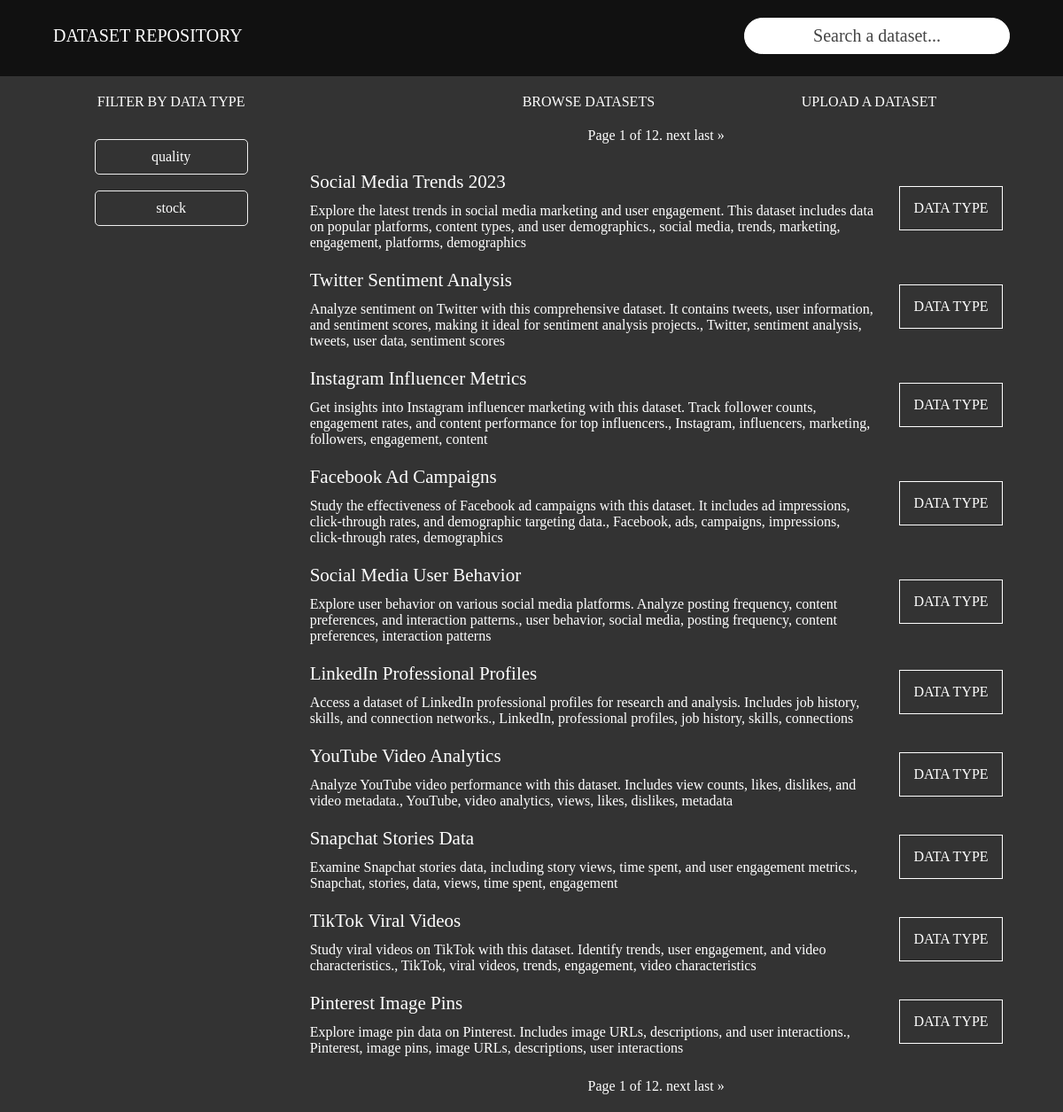
The page / on the database its author committed.
### base/models.py (models this page shows, shortened)
class Dataset(models.Model):
  title = models.CharField(_("Title"), max_length=255,)
  overview = models.TextField(_("Overview"), blank=True)

### base/views.py (the view)
# urls.py: path("", views.home, name="home"),
def home(request):
  q = request.GET.get('q', '')
  type_filter = request.GET.get("type", "")
  if type_filter and not q:
    datasets = Dataset.objects.filter(
      Q(title__icontains=type_filter)
    ).order_by("id")
  else:
    datasets = Dataset.objects.filter(
      Q(title__icontains=q) |
      Q(overview__icontains=q) &
      Q(title__icontains=type_filter)
    ).order_by("id")
  datasets_per_page = 10
  paginator = Paginator(datasets, datasets_per_page)
  page_number = request.GET.get('page')
  page = paginator.get_page(page_number)
  return render(request, "base/home.html", {"page" : page, "q" : q, "datasets" : datasets})

### base/templates/base/home.html (shortened to what this page needs)
{% extends "base/default.html" %}
{% block content %}
<main class="main-home">
  <div class="container">
    <div class="filter">
      <div class="filter-text">FILTER BY DATA TYPE</div>
      <div class="types">
          <a class="type" href="{% url 'home' %}?type=quality&q={{q}}">
            <div>quality</div>
          </a>
          <a class="type" href="{% url 'home' %}?type=stock&q={{q}}">
            <div>stock</div>
          </a>
      </div>
    </div>
    <div class="content">
      <div class="browse-upload-text">
        <div class="browse">BROWSE DATASETS</div>
        <div class="upload"><a href="upload/">UPLOAD A DATASET</a></div>
      </div>
      <div class="pagination">
        <span class="step-links">
            <span class="current-page">Page {{ page.number }} of {{ page.paginator.num_pages }}.</span>
            {% if page.has_next %}
                <a href="?q={{ q }}&page={{ page.next_page_number }}">next</a>
                <a href="?q={{ q }}&page={{ page.paginator.num_pages }}">last &raquo;</a>
            {% endif %}
        </span>
      </div>
      {% for dataset in page %}
        <div class="datasetss">
          <div class="data">
            <div class="title"><a href="/dataset/{{ dataset.id }}"> {{ dataset.title }}</a></div>
            <div class="overview">{{ dataset.overview }}</div>
          </div>
          <div class="datatype">
            DATA TYPE
          </div>
        </div>
      {% endfor %}
      <div class="pagination">
        <span class="step-links">
            <span class="current-page">Page {{ page.number }} of {{ page.paginator.num_pages }}.</span>
            {% if page.has_next %}
                <a href="?q={{ q }}&page={{ page.next_page_number }}">next</a>
                <a href="?q={{ q }}&page={{ page.paginator.num_pages }}">last &raquo;</a>
            {% endif %}
        </span>
      </div>
    </div>
  </div>
</main>
{% endblock content %}

### base/templates/base/default.html (shortened to what this page needs)
{% load static %}
<!DOCTYPE html>
<html lang="en">
<head>
  <link rel="stylesheet" href="{% static 'base/reset.css' %}">
  <link rel="stylesheet" href="{% static 'base/style.css' %}">
</head>
<body>
  {% include "base/nav.html" %}
  {% block content %} {% endblock content %}
</body>
</html>

### base/templates/base/nav.html
<header>
  <nav>
    <a href="/"><div class="logo">DATASET REPOSITORY</div></a>
    <div class="search">
      <form action="{% url 'home' %}" method="GET">
        <input type="text" id="searchInput" name="q" placeholder="Search a dataset..." autocomplete="off">
      </form>
    </div>
  </nav>
</header>

### base/static/base/style.css (style rules this page uses)
body { background-color: #333; color: white; }
header { background-color: #111; display: flex; justify-content: center; align-items: center; margin-bottom: 20px; }
header nav { width: 90%; display: flex; justify-content: space-between; align-items: center; color: white; font-size: 20px; text-align: center; margin-bottom: 5px; padding: 20px 0px; }
header nav input { border: 1px solid white; border-radius: 25px; width: 300px; padding: 8px; background-color: white; color: black; }
input::placeholder { color: #444; }
main { margin: auto 0px; }
.container { display: flex; margin: 0px auto; width: 90%; }
.filter { flex: 1; }
.content { flex: 3; }
.content .browse-upload-text { display: flex; justify-content: space-around; }
.container .filter { margin: 0px auto; margin-right: 15px ; }
.filter .filter-text { text-align: center; }
.content .browse { text-align: center; }
.content .datasetss { display: flex; gap: 10px; margin-bottom: 5px; justify-content: space-around; align-items: center; }
.filter .types { margin-top: 15px; display: flex; flex-direction: column; align-items: center; }
.filter .types > * { width: 65%; text-align: center; border: .1px solid #eee; border-radius: 5px; padding: 10px ; margin-top: 18px; }
.pagination { text-align: center; margin: 20px 0px; }
.datatype { text-align: center; border: 1px solid white; padding: 15px; }
.data { width: 80%; padding-bottom: 5px; }
.data .title { font-size: 21px; margin: 11px 0px; }

### rows shown on the page
Dataset: title "Social Media Trends 2023", overview "Explore the latest trends in social media marketing and user engagement. This dataset includes data on popular platforms, content types, and user demographics., social media, trends, marketing, engagement, platforms, demographics"
Dataset: title "Twitter Sentiment Analysis", overview "Analyze sentiment on Twitter with this comprehensive dataset. It contains tweets, user information, and sentiment scores, making it ideal for sentiment analysis projects., Twitter, sentiment analysis, tweets, user data, sentiment scores"
Dataset: title "Instagram Influencer Metrics", overview "Get insights into Instagram influencer marketing with this dataset. Track follower counts, engagement rates, and content performance for top influencers., Instagram, influencers, marketing, followers, engagement, content"
Dataset: title "Facebook Ad Campaigns", overview "Study the effectiveness of Facebook ad campaigns with this dataset. It includes ad impressions, click-through rates, and demographic targeting data., Facebook, ads, campaigns, impressions, click-through rates, demographics"
Dataset: title "Social Media User Behavior", overview "Explore user behavior on various social media platforms. Analyze posting frequency, content preferences, and interaction patterns., user behavior, social media, posting frequency, content preferences, interaction patterns"
Dataset: title "LinkedIn Professional Profiles", overview "Access a dataset of LinkedIn professional profiles for research and analysis. Includes job history, skills, and connection networks., LinkedIn, professional profiles, job history, skills, connections"
Dataset: title "YouTube Video Analytics", overview "Analyze YouTube video performance with this dataset. Includes view counts, likes, dislikes, and video metadata., YouTube, video analytics, views, likes, dislikes, metadata"
Dataset: title "Snapchat Stories Data", overview "Examine Snapchat stories data, including story views, time spent, and user engagement metrics., Snapchat, stories, data, views, time spent, engagement"
Dataset: title "TikTok Viral Videos", overview "Study viral videos on TikTok with this dataset. Identify trends, user engagement, and video characteristics., TikTok, viral videos, trends, engagement, video characteristics"
Dataset: title "Pinterest Image Pins", overview "Explore image pin data on Pinterest. Includes image URLs, descriptions, and user interactions., Pinterest, image pins, image URLs, descriptions, user interactions"

### other values the page prints
{{ page.number }} "1"
{{ page.paginator.num_pages }} "12"
